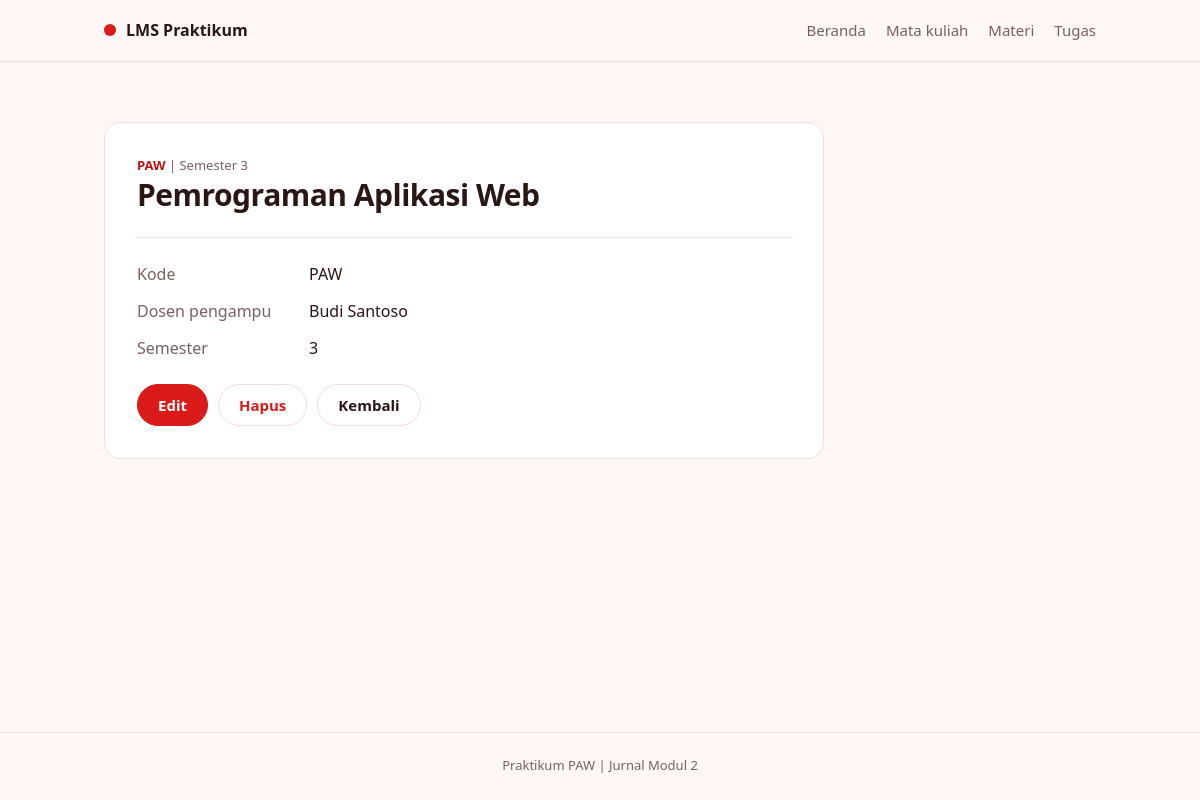
/mata_kuliah.php?aksi=detail&id=1, run on the app's committed database.
### tables this page shows
CREATE TABLE mata_kuliah (
  id INT UNSIGNED AUTO_INCREMENT PRIMARY KEY,
  kode VARCHAR(20) NOT NULL UNIQUE,
  nama VARCHAR(100) NOT NULL,
  dosen VARCHAR(100) NOT NULL,
  semester TINYINT UNSIGNED NOT NULL
);

### functions.php (called while the page is built, shortened)
<?php
function h($teks)
{
    return htmlspecialchars((string) $teks, ENT_QUOTES, 'UTF-8');
}
function input($sumber, $nama)
{
    if (isset($sumber[$nama]) && is_string($sumber[$nama])) {
        return trim($sumber[$nama]);
    }
    return '';
}
function cari_mata_kuliah($conn, $id)
{
    $stmt = $conn->prepare('SELECT * FROM mata_kuliah WHERE id = ?');
    $stmt->execute([$id]);
    return $stmt->get_result()->fetch_assoc();
}

### mata_kuliah.php (the view, shortened to what this page needs)
<?php
require 'functions.php';
require 'connect.php';
$aksi = input($_GET, 'aksi');
$mk = ['kode' => '', 'nama' => '', 'dosen' => '', 'semester' => ''];
$id = 0;
if ($aksi === 'detail' || $aksi === 'edit' || $aksi === 'hapus') {
    $id = (int) input($_GET, 'id');
    $mk = cari_mata_kuliah($conn, $id);
}
require 'header.php';
?>
<?php if ($aksi === 'daftar'): ?>
    <div class="page-head">
        <div>
            <h1>Mata kuliah</h1>
            <p class="muted">Menampilkan <?= count($daftar_mk) ?> data.</p>
        </div>
        <a class="btn" href="mata_kuliah.php?aksi=tambah">+ Tambah</a>
    </div>
    <form class="toolbar" method="get" action="mata_kuliah.php">
        <input type="text" name="search" placeholder="Cari kode, nama, atau dosen" value="<?= h($search) ?>">
        <button class="btn" type="submit">Cari</button>
        <a class="btn btn-ghost" href="mata_kuliah.php">Reset</a>
    </form>
    <?php if (count($daftar_mk) === 0): ?>
        <p class="empty">Data tidak ditemukan.</p>
    <?php else: ?>
        <div class="card list">
            <?php foreach ($daftar_mk as $baris): ?>
                <div class="list-item">
                    <div>
                        <p class="kicker"><span class="code"><?= h($baris['kode']) ?></span> | Semester <?= (int) $baris['semester'] ?></p>
                        <h2><?= h($baris['nama']) ?></h2>
                        <p class="muted"><?= h($baris['dosen']) ?></p>
                    </div>
                    <div class="actions">
                        <a class="btn btn-sm" href="mata_kuliah.php?aksi=detail&id=<?= (int) $baris['id'] ?>">Detail</a>
                        <a class="btn btn-sm btn-ghost" href="mata_kuliah.php?aksi=edit&id=<?= (int) $baris['id'] ?>">Edit</a>
                    </div>
                </div>
            <?php endforeach ?>
        </div>
    <?php endif ?>
<?php elseif ($aksi === 'detail'): ?>
    <article class="card detail">
        <p class="kicker"><span class="code"><?= h($mk['kode']) ?></span> | Semester <?= (int) $mk['semester'] ?></p>
        <h1><?= h($mk['nama']) ?></h1>
        <dl class="specs">
            <dt>Kode</dt>
            <dd><?= h($mk['kode']) ?></dd>
            <dt>Dosen pengampu</dt>
            <dd><?= h($mk['dosen']) ?></dd>
            <dt>Semester</dt>
            <dd><?= (int) $mk['semester'] ?></dd>
        </dl>
        <div class="actions">
            <a class="btn" href="mata_kuliah.php?aksi=edit&id=<?= $id ?>">Edit</a>
            <a class="btn btn-ghost btn-danger" href="mata_kuliah.php?aksi=hapus&id=<?= $id ?>">Hapus</a>
            <a class="btn btn-ghost" href="mata_kuliah.php">Kembali</a>
        </div>
    </article>
<?php endif ?>
<?php require 'footer.php'; ?>

### styles.css (style rules this page uses)
:root { --merah: #DB1A1A; --merah-tua: #B91414; --latar: #FFF6F6; --putih: #FFFFFF; --merah-muda: #FDE9E9; --garis: #F4DDDD; --teks: #2B1616; --teks-pudar: #7A6060; }
* { box-sizing: border-box; }
body { margin: 0; background: var(--latar); color: var(--teks); font: 16px/1.55 system-ui, -apple-system, "Segoe UI", Roboto, Arial, sans-serif; }
h1, h2, p, dl, dd { margin: 0; }
h1 { font-size: 30px; line-height: 1.2; letter-spacing: -0.5px; overflow-wrap: anywhere; }
.btn { display: inline-block; padding: 11px 20px; border: 1px solid var(--merah); border-radius: 999px; background: var(--merah); color: #fff; font: inherit; font-size: 15px; font-weight: 600; line-height: 1.2; text-align: center; text-decoration: none; cursor: pointer; }
.btn-ghost { background: transparent; border-color: var(--garis); color: var(--teks); }
.btn-danger { color: var(--merah); }
.actions { display: flex; flex-wrap: wrap; gap: 10px; margin-top: 24px; }
.card { background: var(--putih); border: 1px solid var(--garis); border-radius: 16px; }
.form, .detail { max-width: 720px; margin-top: 24px; padding: 32px; }
.kicker { margin-bottom: 2px; color: var(--teks-pudar); font-size: 13px; overflow-wrap: anywhere; }
.code { color: var(--merah-tua); font-weight: 600; }
.specs { display: grid; grid-template-columns: 160px 1fr; gap: 12px; margin-top: 24px; padding-top: 24px; border-top: 1px solid var(--garis); }
.specs dt { color: var(--teks-pudar); }
.specs dd { font-weight: 500; overflow-wrap: anywhere; }
.detail > p { overflow-wrap: anywhere; }

### data on the page
mata_kuliah: kode "PAW", semester "3", nama "Pemrograman Aplikasi Web", dosen "Budi Santoso"
